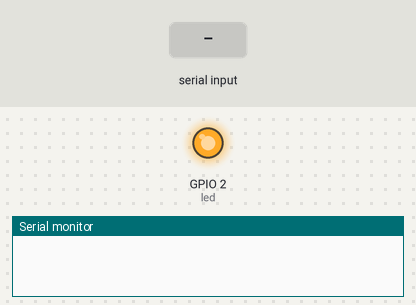
A sketch run on a simulated ESP8266 (NodeMCU). Shown: output pins drawn as LEDs (lit = HIGH), the last lines printed to the serial monitor. Inputs (shaded band) come from the test bench. WiFi joins after 1.5 s; servers stay silent unless stated; EEPROM starts erased.

Above: at 0.1 s.
At 4.2 s:
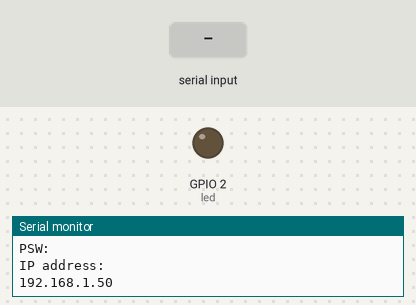
4.3 s: "1" received over Serial
Timing chart, 0 to 7.3 s (numbered marks = the images above; inputs shaded):
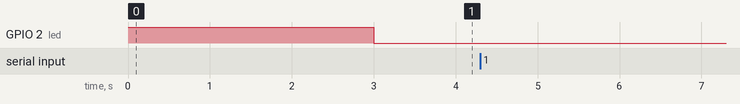

The sketch:

wifilamp_8266_v1.ino
```cpp
/**
* 日期:2017/09/19
* 功能：wifi lamp 8266端
*       加入SmartConfig功能
* 作者：单片机菜鸟
**/
#include <ESP8266WiFi.h>
#include <EEPROM.h>

#define MAX_SRV_CLIENTS 3   //最大同时联接数，即你想要接入的设备数量，8266tcpserver只能接入五个，哎
#define led 2
#define DEBUG //是否开启debug功能

#ifdef DEBUG
#define DebugPrintln(message)    Serial.println(message)
#else
#define DebugPrintln(message)
#endif

#ifdef DEBUG
#define DebugPrint(message)    Serial.print(message)
#else
#define DebugPrint(message)
#endif

const char* ssid     = "360wifilulu";         // XXXXXX -- 使用时请修改为当前你的 wifi ssid
const char* password = "6206908you11011010";         // XXXXXX -- 使用时请修改为当前你的 wifi 密码

const unsigned long BAUD_RATE = 115200;                   // serial connection speed
const unsigned long HTTP_TIMEOUT = 5000;               // max respone time from server

WiFiServer server(8266);//你要的端口号，随意修改，范围0-65535
WiFiClient serverClients[MAX_SRV_CLIENTS];

//ssid和密码结构体
struct config_type{
  char ssid[32];
  char psw[64];
};

config_type config;
int flag = HIGH;//默认当前灭灯

/**
* @Desc 初始化操作
*/
void setup() {
  Serial.begin(BAUD_RATE);
  pinMode(led,OUTPUT);
  digitalWrite(led, HIGH);

  if(!autoConfig()){
    smartConfig();
    DebugPrint("Connecting to ");//写几句提示，哈哈
    DebugPrintln(ssid);
    while (WiFi.status() != WL_CONNECTED) {
    //这个函数是wifi连接状态，返回wifi链接状态
       delay(500);
       DebugPrint(".");
    }
  }

  delay(1000);
  digitalWrite(led, LOW);
  DebugPrintln("IP address: ");
  DebugPrintln(WiFi.localIP());//WiFi.localIP()返回8266获得的ip地址
  server.begin();
  server.setNoDelay(true);  //加上后才正常些
}

/**
* @Desc  主函数
*/
void loop() {
  uint8_t i;
  if (server.hasClient()){
        for (i = 0; i < MAX_SRV_CLIENTS; i++){
            if (!serverClients[i] || !serverClients[i].connected()){
                if (serverClients[i]) serverClients[i].stop();//未联接,就释放
                serverClients[i] = server.available();//分配新的
                continue;
            }
        }
        //8266tcpserver只能接入五个  超出的需要释放
        WiFiClient serverClient = server.available();
        if (serverClient){
          serverClient.stop();
        }
  }

  for (i = 0; i < MAX_SRV_CLIENTS; i++){
        if (serverClients[i] && serverClients[i].connected()){
            //处理客户端发过来的数据
            if (serverClients[i].available()){
                while (serverClients[i].available())
                    Serial.write(serverClients[i].read());
            }
        }
   }

   if(Serial.available()>0){
      char ch = Serial.read();
      if(ch == '1'){
        smartConfig();
        delay(1000);
        digitalWrite(led, LOW);
        DebugPrintln("IP address: ");
        DebugPrintln(WiFi.localIP());//WiFi.localIP()返回8266获得的ip地址
      }
   }
}

/**
* 自动连接20s 超过之后自动进入SmartConfig模式
*/
bool autoConfig(){
  WiFi.mode(WIFI_AP_STA);     //设置esp8266 工作模式
  WiFi.begin();
  delay(2000);//刚启动模块的话 延时稳定一下
  DebugPrintln("AutoConfiging ......");
  for(int i=0;i<20;i++){
    int wstatus = WiFi.status();
    if (wstatus == WL_CONNECTED){
      DebugPrintln("AutoConfig Success");
      DebugPrint("SSID:");
      DebugPrintln(WiFi.SSID().c_str());
      DebugPrint("PSW:");
      DebugPrintln(WiFi.psk().c_str());
      return true;
    }else{
      DebugPrint(".");
      delay(1000);
      flag = !flag;
      digitalWrite(led, flag);
    }
  }
  DebugPrintln("AutoConfig Faild!");
  return false;
}

/**
* 开启SmartConfig功能
*/
void smartConfig()
{
  WiFi.mode(WIFI_STA);
  delay(2000);
  DebugPrintln("Wait for Smartconfig");
  // 等待配网
  WiFi.beginSmartConfig();
  while (1){
    DebugPrint(".");
    delay(500);
    flag = !flag;
    digitalWrite(led, flag);

    if (WiFi.smartConfigDone()){
      //smartconfig配置完毕
      DebugPrintln("SmartConfig Success");
      DebugPrint("SSID:");
      DebugPrintln(WiFi.SSID().c_str());
      DebugPrint("PSW:");
      DebugPrintln(WiFi.psk().c_str());
      strcpy(config.ssid, WiFi.SSID().c_str());
      strcpy(config.psw, WiFi.psk().c_str());
      saveConfig();
      WiFi.mode(WIFI_AP_STA);     //设置esp8266 工作模式
      WiFi.setAutoConnect(true);  // 设置自动连接
      break;
    }
  }
}

/*
保存参数到eeprom
 */
void saveConfig()
{
  EEPROM.begin(1024);
  uint8_t *p = (uint8_t*)(&config);
  for (int i = 0; i < sizeof(config); i++)
  {
    EEPROM.write(i, *(p + i));
  }
  EEPROM.commit();
}

/*
   从EEPROM加载参数
*/
void loadConfig()
{
  EEPROM.begin(1024);
  uint8_t *p = (uint8_t*)(&config);
  for (int i = 0; i < sizeof(config); i++)
  {
    *(p + i) = EEPROM.read(i);
  }
  EEPROM.commit();
}
```
